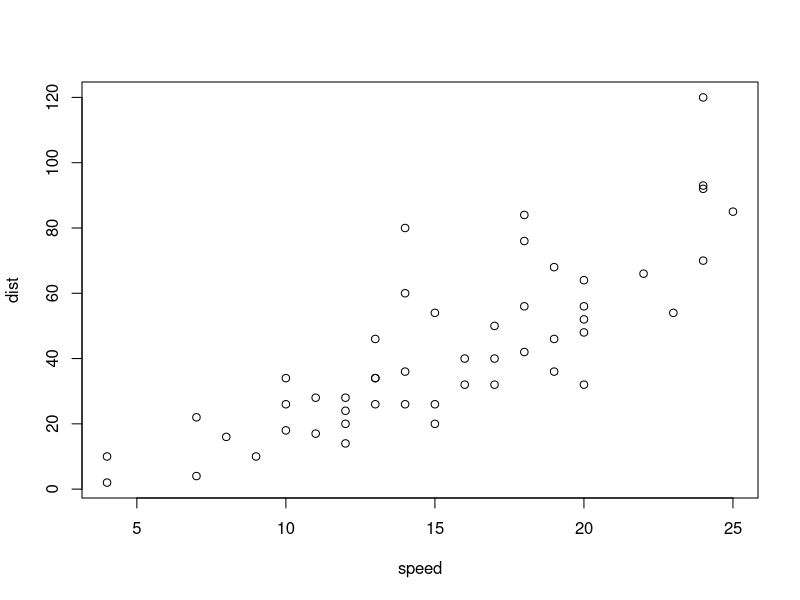
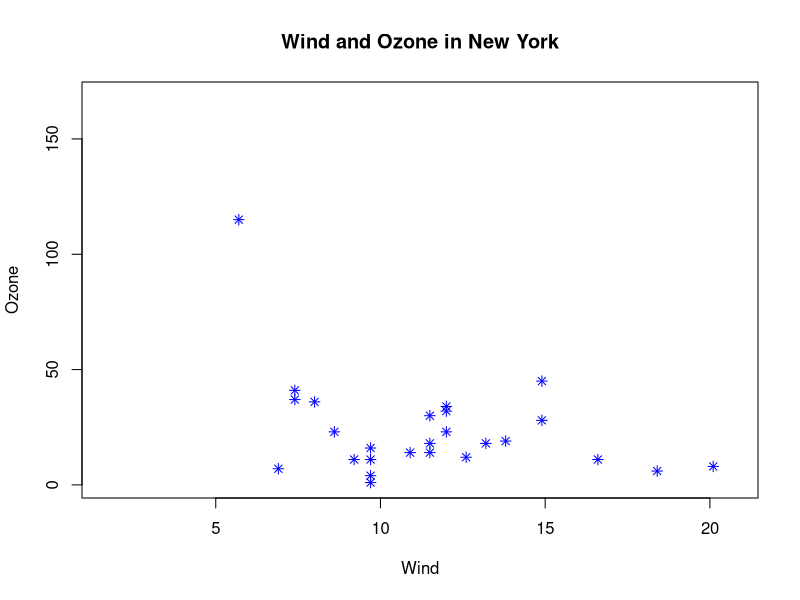

The R script that drew these images, in order:
## ---- chunk 1
plot(cars)
## ---- chunk 2
data("airquality")
## ---- chunk 3
# Eine Grafik gestalten
plot(airquality$Wind, type="n",airquality$Ozone, xlab="Wind", ylab = "Ozone") 
title(main="Wind and Ozone in New York") # Titel oben hinschreiben
may <- subset(airquality, Month==5) # Nach Monat Mai gruppieren
points(may$Wind,may$Ozone,col="blue",pch=8) # Die Punkte im Plot als blaue Dreiecke markieren
# notmay <- subset(airquality, Month!=5) # Nach allen Monaten, die nicht Mai sind, gruppieren
# points(notmay$Wind,notmay$Ozone,col="red",pch=8) # Die Punkte von nicht-Mai als rote Schneeflocken gestalten
